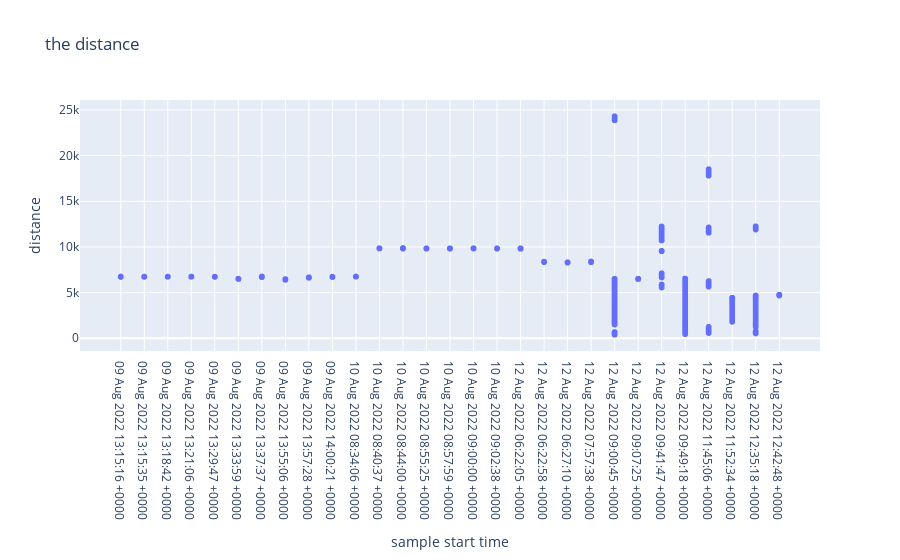

Here is the notebook cell this chart was saved with:
### Code cell
fig = px.scatter(df2, x = 'sample start time', y = 'distance', title='the distance')
fig.show()

### Figure 1 — Plotly figure (JSON) as saved in the notebook; plotly's stock layout.template omitted (floating-point values rounded to 4 significant figures; data arrays with more than 128 entries replaced by an {"elided": "..."} marker saying what was removed)
{"data": [{"hovertemplate": "sample start time=%{x}<br>distance=%{y}<extra></extra>", "legendgroup": "", "marker": {"color": "#636efa", "symbol": "circle"}, "mode": "markers", "name": "", "showlegend": false, "type": "scattergl", "x": {"elided": "14044 str values"}, "xaxis": "x", "y": {"elided": "14044 int values"}, "yaxis": "y"}], "layout": {"legend": {"tracegroupgap": 0}, "title": {"text": "the distance"}, "xaxis": {"anchor": "y", "domain": [0, 1], "title": {"text": "sample start time"}}, "yaxis": {"anchor": "x", "domain": [0, 1], "title": {"text": "distance"}}}}
